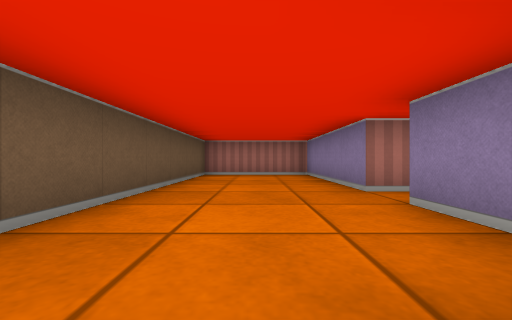
view 1 (above)

16 first-person views from a walk through a cub3D maze. The camera is about half as high as the walls, looks level and sees 90° across. The floor is counted in squares. Each view is taken from the middle of a square. On the plan, view 1 faces up. The plan holds only what a view shows up to about 9 squares ahead; the rest is blank. The place goes on beyond the plan.

view 2
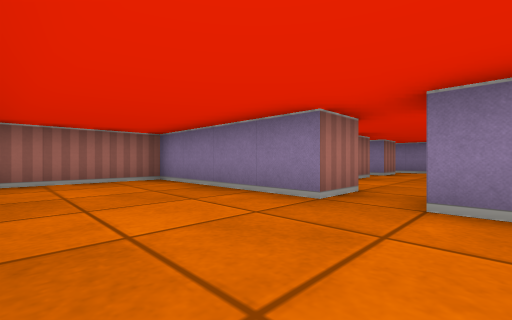

view 3
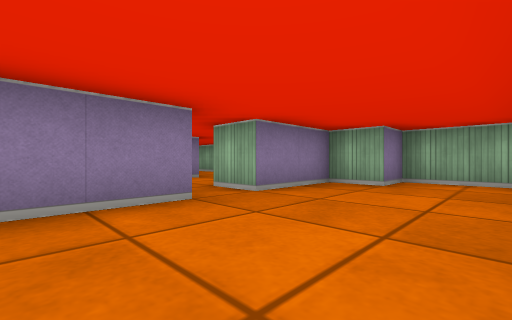

view 4
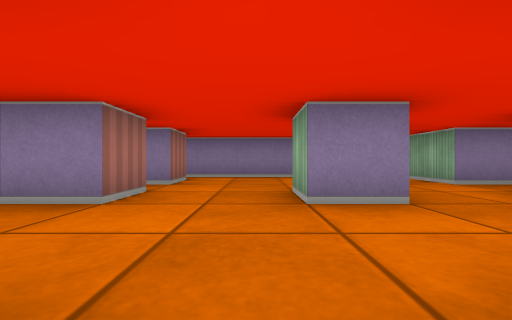

view 5
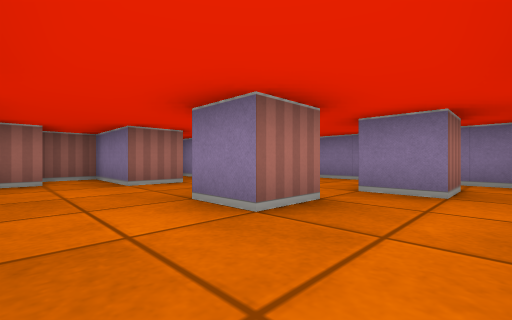

view 6
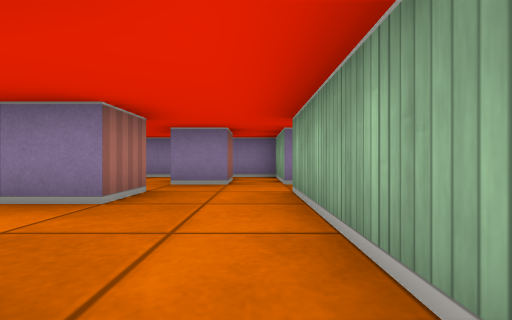

view 7
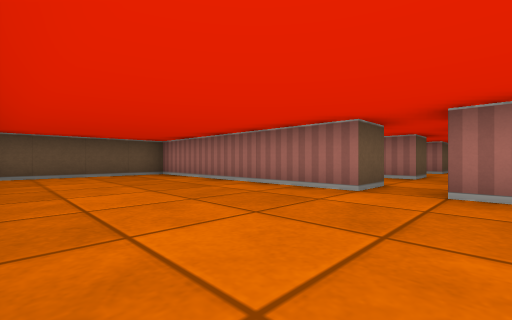

view 8
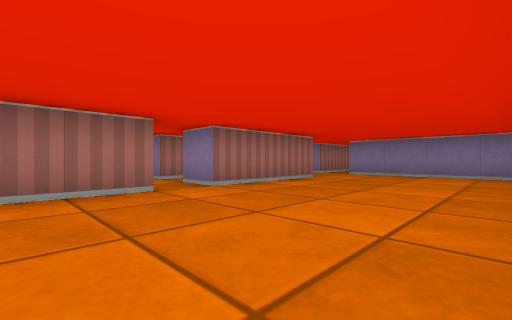

view 9
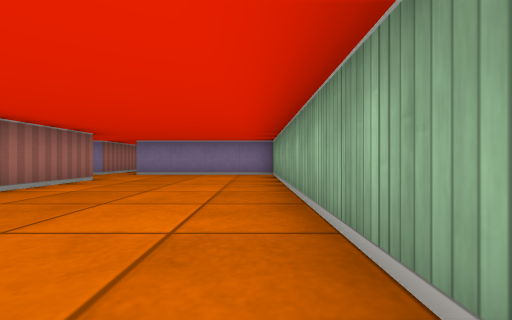

view 10
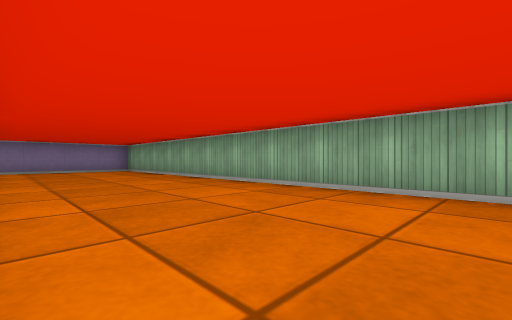

view 11
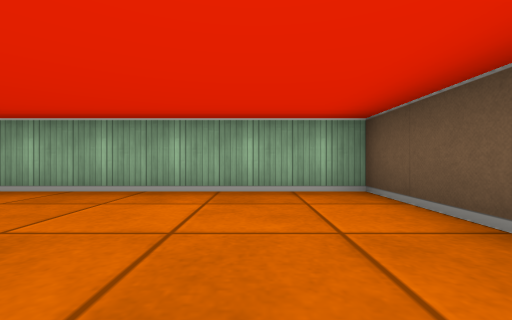

view 12
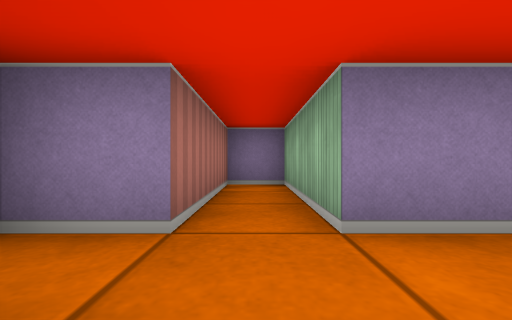

view 13
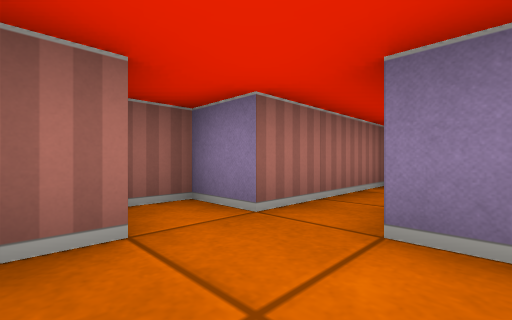

view 14
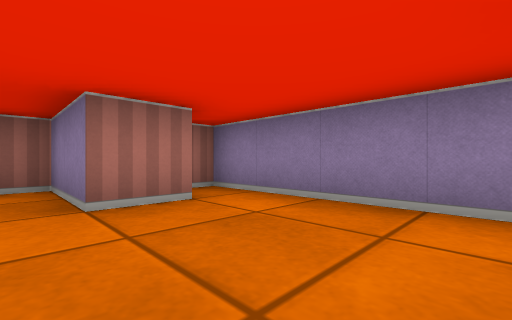

view 15
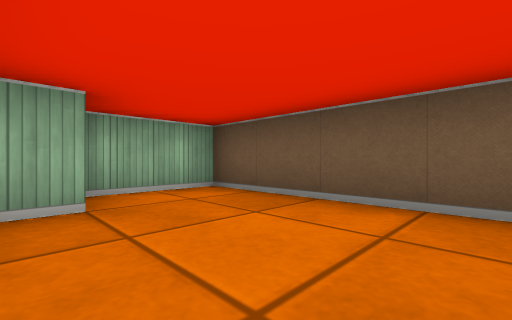

view 16
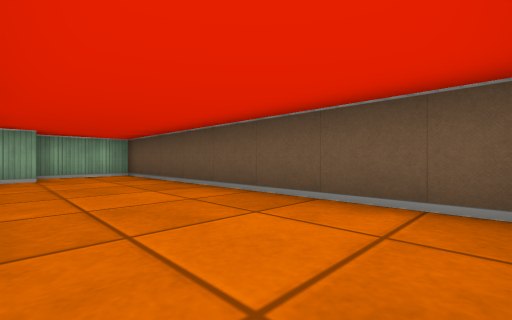

### Floor plan
Points are (right, up) in squares from view 1. A wall is a line through its corners. A room is listed if a view was taken in it or the views show most of it. See-through windows are left out.
Room 1 (views 1, 2, 3, 15, 16)
walls: (1.5, 3.5) (1.5, 7.5) (-1.5, 7.5) (-1.5, -0.5) (0.5, -0.5) (0.5, 0.5) (1.5, 0.5) (1.5, 2.5)
ways out: opening at (2, 3) to room 2
Room 2 (views 4, 5, 6, 14)
walls: (4.5, 2.5) (5.5, 2.5) (5.5, 1.5) (4.5, 1.5) (4.5, 2.5); (5.5, 5.4) (5.5, 4.5) (4.5, 4.5) (4.5, 6.5) (3.5, 6.5); (2.5, 3.5) (1.5, 3.5); (3.5, 5.5) (3, 5.5); (7.5, 4.5) (6.5, 4.5) (6.5, 6.5) (6, 6.5); (1.5, 2.5) (2.5, 2.5); (7.5, 0.5) (6.5, 0.5) (6.5, 1.5); (6.5, -0.5) (8.5, -0.5) (8.5, 5.5) (8, 5.5); (2.5, -0.5) (5.5, -0.5)
ways out: opening at (2, 3) to room 1; opening at (6, -1) to room 3
Room 3 (views 7, 8, 9, 10, 11, 12, 13)
walls: (5.5, -0.5) (5.5, -1.5) (-0.5, -1.5) (-0.5, -5.5) (11.5, -5.5) (11.5, -1.5) (14.5, -1.5) (14.5, -0.5) (11.5, -0.5) (11.5, 0.5) (10.8, 0.5); (9.5, -1.5) (6.5, -1.5) (6.5, -0.5); (10.5, -0.5) (10, -0.5)
ways out: opening at (6, -1) to room 2

Positions as (right, up) in squares from view 1, and headings:
1: (0, 0), facing up
2: (-1, 2), facing up-right
3: (-1, 5), facing down-right
4: (2, 3), facing right
5: (3, 0), facing up-right
6: (2, 0), facing right
7: (7, -5), facing up-left
8: (4, -5), facing up-right
9: (4, -5), facing right
10: (1, -2), facing down-right
11: (1, -2), facing down
12: (10, -1), facing right
13: (10, -2), facing up-right
14: (6, 2), facing up-right
15: (1, 3), facing down-left
16: (1, 7), facing down-left
